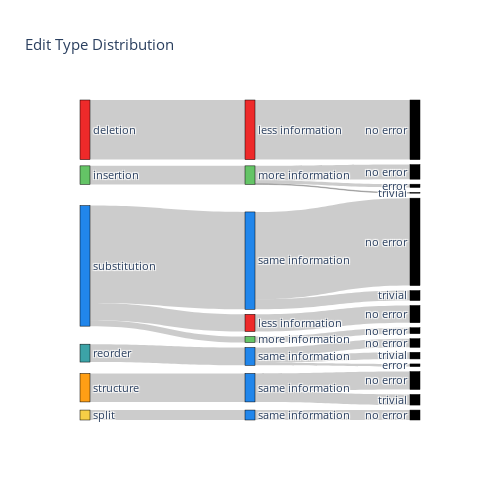

Here is the notebook cell this chart was saved with:
### Code cell
sankey_seperated(data)

### Figure 1 — Plotly figure (JSON) as saved in the notebook; plotly's stock layout.template omitted (floating-point values rounded to 4 significant figures)
{"data": [{"link": {"source": [5, 87, 4, 71, 71, 3, 55, 55, 55, 2, 2, 2, 40, 39, 39, 38, 1, 24, 24, 24, 0, 6], "target": [87, 93, 71, 77, 78, 55, 61, 62, 63, 38, 39, 40, 48, 45, 46, 42, 24, 32, 33, 34, 6, 10], "value": [15, 15, 43, 27, 16, 27, 13, 10, 4, 26, 147, 9, 9, 132, 15, 26, 28, 22, 1, 5, 90, 90]}, "node": {"color": ["#ee2a2a", "#64C466", "#2186eb", "#3ca3a7", "#FF9F15", "#F7CE46", "#ee2a2a", "#2186eb", "#64C466", "#b103fc", "black", "black", "black", "black", "black", "black", "black", "black", "black", "black", "black", "black", "#ee2a2a", "#2186eb", "#64C466", "#b103fc", "black", "black", "black", "black", "black", "black", "black", "black", "black", "black", "black", "black", "#ee2a2a", "#2186eb", "#64C466", "#b103fc", "black", "black", "black", "black", "black", "black", "black", "black", "black", "black", "black", "black", "#ee2a2a", "#2186eb", "#64C466", "#b103fc", "black", "black", "black", "black", "black", "black", "black", "black", "black", "black", "black", "black", "#ee2a2a", "#2186eb", "#64C466", "#b103fc", "black", "black", "black", "black", "black", "black", "black", "black", "black", "black", "black", "black", "#ee2a2a", "#2186eb", "#64C466", "#b103fc", "black", "black", "black", "black", "black", "black", "black", "black", "black", "black", "black", "black"], "label": ["deletion", "insertion", "substitution", "reorder", "structure", "split", "less information", "same information", "more information", "different information", "no error", "trivial", "error", "no error", "trivial", "error", "no error", "trivial", "error", "no error", "trivial", "error", "less information", "same information", "more information", "different information", "no error", "trivial", "error", "no error", "trivial", "error", "no error", "trivial", "error", "no error", "trivial", "error", "less information", "same information", "more information", "different information", "no error", "trivial", "error", "no error", "trivial", "error", "no error", "trivial", "error", "no error", "trivial", "error", "less information", "same information", "more information", "different information", "no error", "trivial", "error", "no error", "trivial", "error", "no error", "trivial", "error", "no error", "trivial", "error", "less information", "same information", "more information", "different information", "no error", "trivial", "error", "no error", "trivial", "error", "no error", "trivial", "error", "no error", "trivial", "error", "less information", "same information", "more information", "different information", "no error", "trivial", "error", "no error", "trivial", "error", "no error", "trivial", "error", "no error", "trivial", "error"], "line": {"color": "black", "width": 0.5}, "pad": 5, "thickness": 10}, "type": "sankey", "valueformat": "d", "valuesuffix": " edits"}], "layout": {"font": {"size": 11}, "height": 500, "title": {"text": "Edit Type Distribution"}, "width": 500}}
